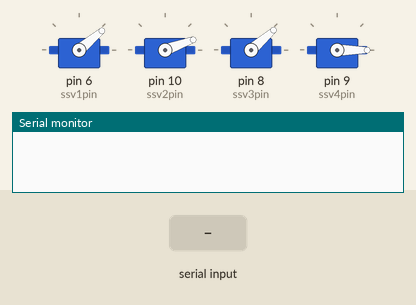
Simulated run of this sketch. Board: Arduino Uno, built with avr-gcc and run on an emulated ATmega328P. On the bench: 4 × servo, the last lines printed to the serial monitor. The test bench sets the inputs (shaded band).

Above: at 1.5 s.
1.6 s: "a" received over Serial
At 2.7 s:
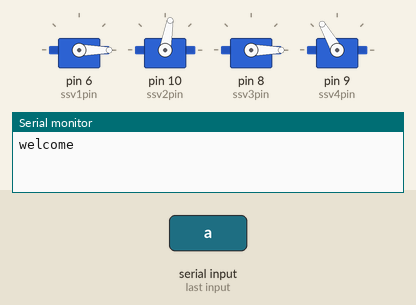
Timing chart, 0 to 8.5 s (numbered marks = the images above; inputs shaded):
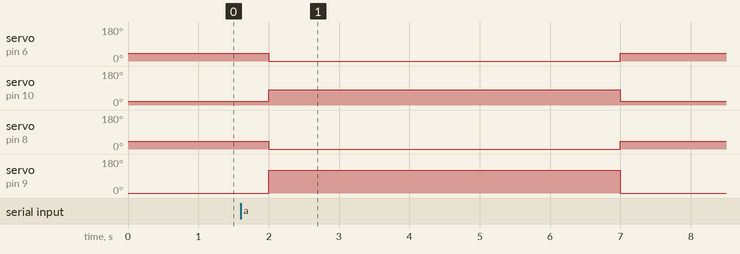

Measured:
- after the input at 1.6 s, servo on pin 6 (ssv1pin): 40° → 0° after 0.40 s, → 40° 5.0 s later; servo on pin 10 (ssv2pin): 20° → 80° after 0.40 s, → 20° 5.0 s later; servo on pin 8 (ssv3pin): 41° → 0° after 0.40 s, → 41° 5.0 s later; servo on pin 9 (ssv4pin): 0° → 120° after 0.40 s, → 0° 5.0 s later

The sketch:

motor_control_arduino.ino
```cpp
char cmd;
#include <Servo.h>
Servo ssv1;
Servo ssv2;
Servo ssv3;
Servo ssv4;

int ssv1pin = 6;
int ssv2pin = 10;
int ssv3pin = 8;
int ssv4pin = 9;

int angle = 0;


void setup() {

  // 시리얼 통신 시작 (boadrate: 9600)
  Serial.begin(9600);

  ssv1.attach(ssv1pin); //왼쪽 전
  ssv1.write(40);

  ssv2.attach(ssv2pin);//오른쪽 뒤
  ssv2.write(20);

  ssv3.attach(ssv3pin); //왼쪽 후
  ssv3.write(41);

  ssv4.attach(ssv4pin); //오른쪽 앞
  ssv4.write(0);
}

void loop() {
  delay(500);


  if (Serial.available()) {
//    delay(500);
    cmd = Serial.read();
//    Serial.println(cmd);

    if (cmd == 'a') {
      Serial.println("welcome");
        ssv1.write(-300);
        ssv2.write(80);
        ssv3.write(-300);
        ssv4.write(120);
        delay(5000);

      cmd = 'n';
    }


    else if (cmd != 'a') {
      Serial.println("stranger");
        ssv1.write(40);
        ssv2.write(20);
        ssv3.write(41);
        ssv4.write(0);
        delay(100);
      cmd = 'n';

    }

        ssv1.write(40);
        ssv2.write(20);
        ssv3.write(41);
        ssv4.write(0);

  }

}
```
